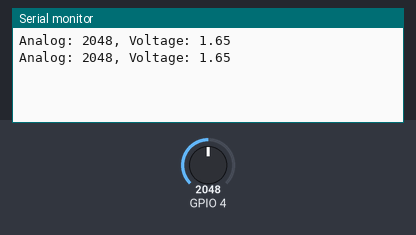
A sketch run on a simulated ESP32. Parts: the last lines printed to the serial monitor. Inputs (shaded band) come from the test bench; at power-on: GPIO 4 = 2048.

Above: at 1.8 s.
1.9 s: GPIO 4 set to 2866
At 2.4 s:
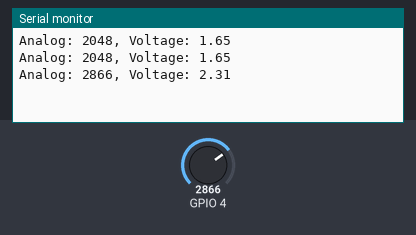
3.4 s: GPIO 4 set to 3603
At 4.8 s:
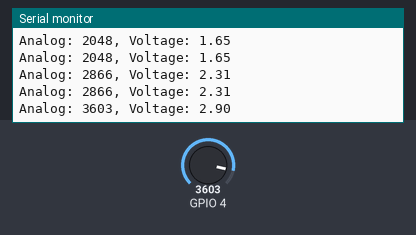
Timing chart, 0 to 6.4 s (numbered marks = the images above; inputs shaded):
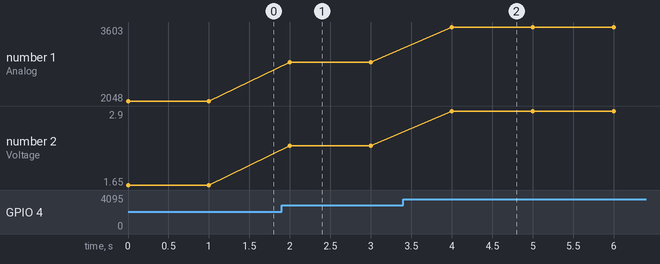

The sketch:

Potenteometer.ino
```cpp
float floatMap(float x, float in_min, float in_max, float out_min, float out_max) {
  return (x - in_min) * (out_max - out_min) / (in_max - in_min) + out_min;
}//so we can get a whole number value from a 12bit scaling see online for other scaling versions

// the setup routine runs once when you press reset:
void setup() {
  // initialize serial communication at 9600 bits per second:
  Serial.begin(9600);
}

// the loop routine runs over and over again forever:
void loop() {
  // read the input on analog pin GPIO4:
  int analogValue = analogRead(4);
  // Rescale to potentiometer's voltage (from 0V to 3.3V) *we do this because it's organised into 12 bits:
  float voltage = floatMap(analogValue, 0, 4095, 0, 3.3);

  // print out the value read in in the number range:
  Serial.print("Analog: ");
  Serial.print(analogValue);

  //Prints out the voltage corresponding to that range
  Serial.print(", Voltage: ");
  Serial.println(voltage);
  delay(1000);
}

//credit to esp32io voltage reader
```

Measured:
- after the input at 1.9 s, the serial monitor: prints a new line after 0.10 s (image 1)
- after the input at 3.4 s, the serial monitor: prints a new line after 0.60 s (image 2)
- plotted number 1: 2048 → 2866 after the input at 1.9 s, 2866 → 3603 after the input at 3.4 s
- plotted number 2: 1.65 → 2.31 after the input at 1.9 s, 2.31 → 2.9 after the input at 3.4 s
